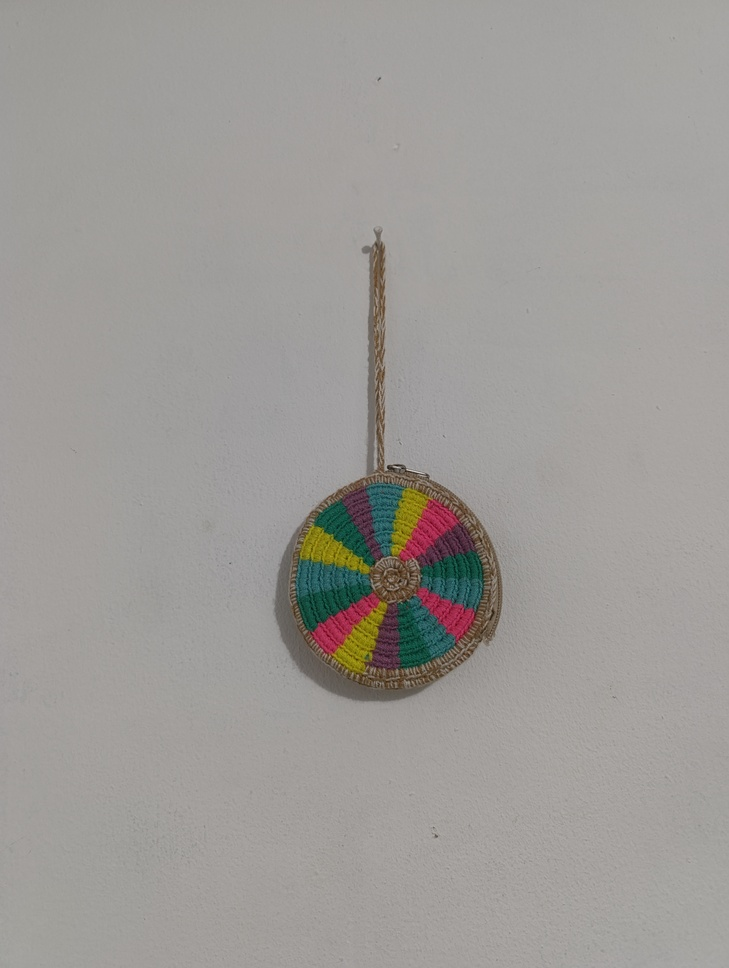
#> input picture img/par21.jpg, 729 x 968 px, shrunk from 3072 x 4080 before the run
$ python Descriptors.py
#> lines starting #> are read from the running program, lines starting #| are printed output that depends on the picture; long printed decimals are rounded
import cv2 as cv
import numpy as np
import time
import matplotlib.pyplot as plt

image1 = cv.imread("./img/par21.jpg")
#> image1 is the input picture: shape (968, 729, 3); mean B, G, R 151.3, 154.8, 157.6
image2 = cv.imread("./img/par22.jpg")
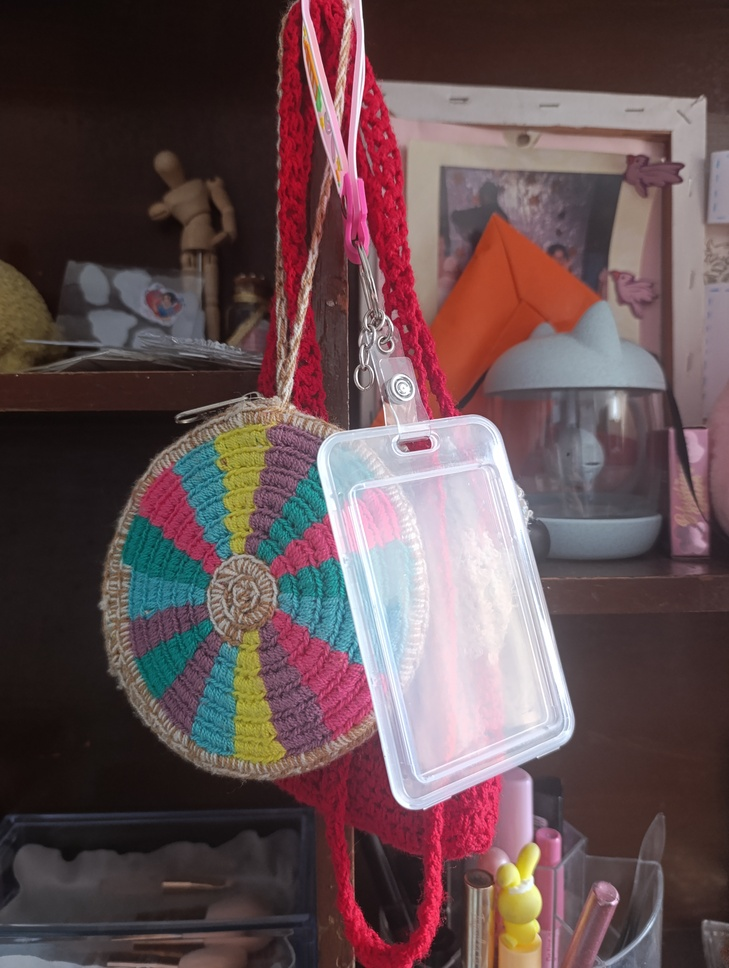
#> input picture img/par22.jpg, 729 x 968 px, shrunk from 3072 x 4080 before the run
#> image2 is the input picture: shape (968, 729, 3); mean B, G, R 82.1, 79.8, 101.3

# ============================================================
# CONFIGURACIÓN FAST
# ============================================================

FAST_THRESHOLD = 20
FAST_NONMAX_SUPPRESSION = True
FAST_TYPE = cv.FAST_FEATURE_DETECTOR_TYPE_9_16


# ============================================================
# DETECTOR FAST
# ============================================================

def detect_fast(image):

    fast = cv.FastFeatureDetector_create(
        threshold=FAST_THRESHOLD,
        nonmaxSuppression=FAST_NONMAX_SUPPRESSION,
        type=FAST_TYPE
    )

    keypoints = fast.detect(image, None)
#> keypoints = 1268 keypoints; strongest (x, y, size): (388, 466, 7), (407, 469, 7), (398, 467, 7), (379, 78, 7)

    return keypoints


# ============================================================
# DESCRIPTORES
# ============================================================

def create_descriptor(name):

    name = name.upper()

    if name == "ORB":

        return cv.ORB_create(
            nfeatures=1000,
            scaleFactor=1.2,
            nlevels=8,
            edgeThreshold=31,
            firstLevel=0,
            WTA_K=2,
            scoreType=cv.ORB_HARRIS_SCORE,
            patchSize=31,
            fastThreshold=20
        )

    elif name == "BRISK":

        return cv.BRISK_create(
            thresh=30,
            octaves=3,
            patternScale=1.0
        )

    elif name == "FREAK":

        return cv.xfeatures2d.FREAK_create(
            orientationNormalized=True,
            scaleNormalized=True,
            patternScale=22.0,
            nOctaves=4
        )

    elif name == "AKAZE":

        return cv.AKAZE_create(
            descriptor_type=cv.AKAZE_DESCRIPTOR_MLDB,
            descriptor_size=0,
            descriptor_channels=3,
            threshold=0.001,
            nOctaves=4,
            nOctaveLayers=4,
            diffusivity=cv.KAZE_DIFF_PM_G2
        )

    else:

        raise ValueError(
            f"Descriptor desconocido: {name}"
        )


# ============================================================
# DETECCIÓN + DESCRIPCIÓN
# ============================================================

def detect_and_describe(image, descriptor_name):

    #  FAST
    keypoints = detect_fast(image)

    # Descriptor seleccionado
    descriptor = create_descriptor(descriptor_name)

    if descriptor_name.upper() == "AKAZE":
        keypoints, descriptors = descriptor.detectAndCompute(
            image,
            None
        )

    else:

        # El descriptor utiliza  keypoints encontrados por FAST
        keypoints, descriptors = descriptor.compute(
            image,
            keypoints
        )

    return keypoints, descriptors


# ============================================================
# MATCHING
# ============================================================

def match_descriptors(desc1, desc2):

    if desc1 is None or desc2 is None:

        return []

    matcher = cv.BFMatcher(
        cv.NORM_HAMMING,
        crossCheck=True
    )

    matches = matcher.match(
        desc1,
        desc2
    )

    matches = sorted(
        matches,
        key=lambda x: x.distance
    )

    return matches


# ============================================================
# PROCESAMIENTO
# ============================================================

def process_images(image1, image2, descriptor_name):

    start = time.perf_counter()

    kp1, desc1 = detect_and_describe(
        image1,
        descriptor_name
    )
#> kp1 has the same summary as keypoints in detect_fast

    kp2, desc2 = detect_and_describe(
        image2,
        descriptor_name
    )
#> in detect_fast (call 2), `keypoints = fast.detect(image, None)`: keypoints = 3948 keypoints; strongest (x, y, size): (386, 320, 7), (381, 337, 7), (362, 347, 7), (491, 886, 7)
#> in detect_and_describe (call 2), `keypoints, descriptors = descriptor.compute( image, keypoints )`: keypoints = 3859 keypoints; strongest (x, y, size): (386, 320, 7), (381, 337, 7), (362, 347, 7), (491, 886, 7)
#> kp2 has the same summary as keypoints in detect_and_describe

    detection_time = time.perf_counter() - start

    matches = match_descriptors(
        desc1,
        desc2
    )
#> in match_descriptors, `matches = matcher.match( desc1, desc2 )`: matches = 469 matches
#> matches = 469 matches

    return {
        "descriptor": descriptor_name,
        "keypoints_img1": len(kp1),
        "keypoints_img2": len(kp2),
        "descriptors_img1": 0 if desc1 is None else len(desc1),
        "descriptors_img2": 0 if desc2 is None else len(desc2),
        "matches": len(matches),
        "time": detection_time,
        "kp1": kp1,
        "kp2": kp2,
        "desc1": desc1,
        "desc2": desc2,
        "matches_data": matches
    }

descriptor = "FREAK"

resultado = process_images(
    image1,
    image2,
    descriptor
)
#> resultado = 12 items

print("Detector: FAST")
print("Descriptor:", resultado["descriptor"])
#| Descriptor: FREAK
print("Keypoints imagen 1:", resultado["keypoints_img1"])
#| Keypoints imagen 1: 1268
print("Keypoints imagen 2:", resultado["keypoints_img2"])
#| Keypoints imagen 2: 3859
print("Matches:", resultado["matches"])
#| Matches: 469
print("Tiempo:", resultado["time"])
#| Tiempo: 0.1161

# ============================================================
# MOSTRAR MATCHES
# ============================================================

matches = resultado["matches_data"]
#> matches = 469 matches

matched_image = cv.drawMatches(
    image1,
    resultado["kp1"],
    image2,
    resultado["kp2"],
    matches[:50],          # Mostrar los 50 mejores matches
    None,
    flags=cv.DrawMatchesFlags_NOT_DRAW_SINGLE_POINTS
)
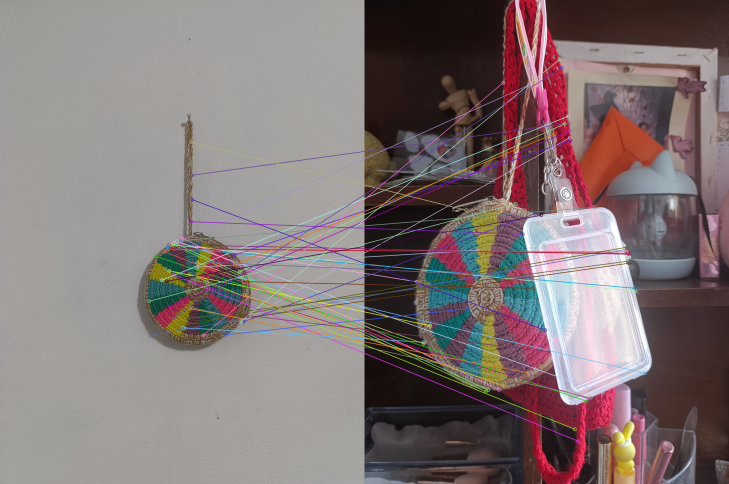
#> matched_image: shape (968, 1458, 3) (shown at 1/2 size); mean B, G, R 117.8, 117.9, 130.3

plt.figure(figsize=(16, 8))
plt.imshow(cv.cvtColor(matched_image, cv.COLOR_BGR2RGB))
plt.title(
    f"FAST + {resultado['descriptor']} - "
    f"{len(matches)} matches"
)
plt.axis("off")
plt.show()
